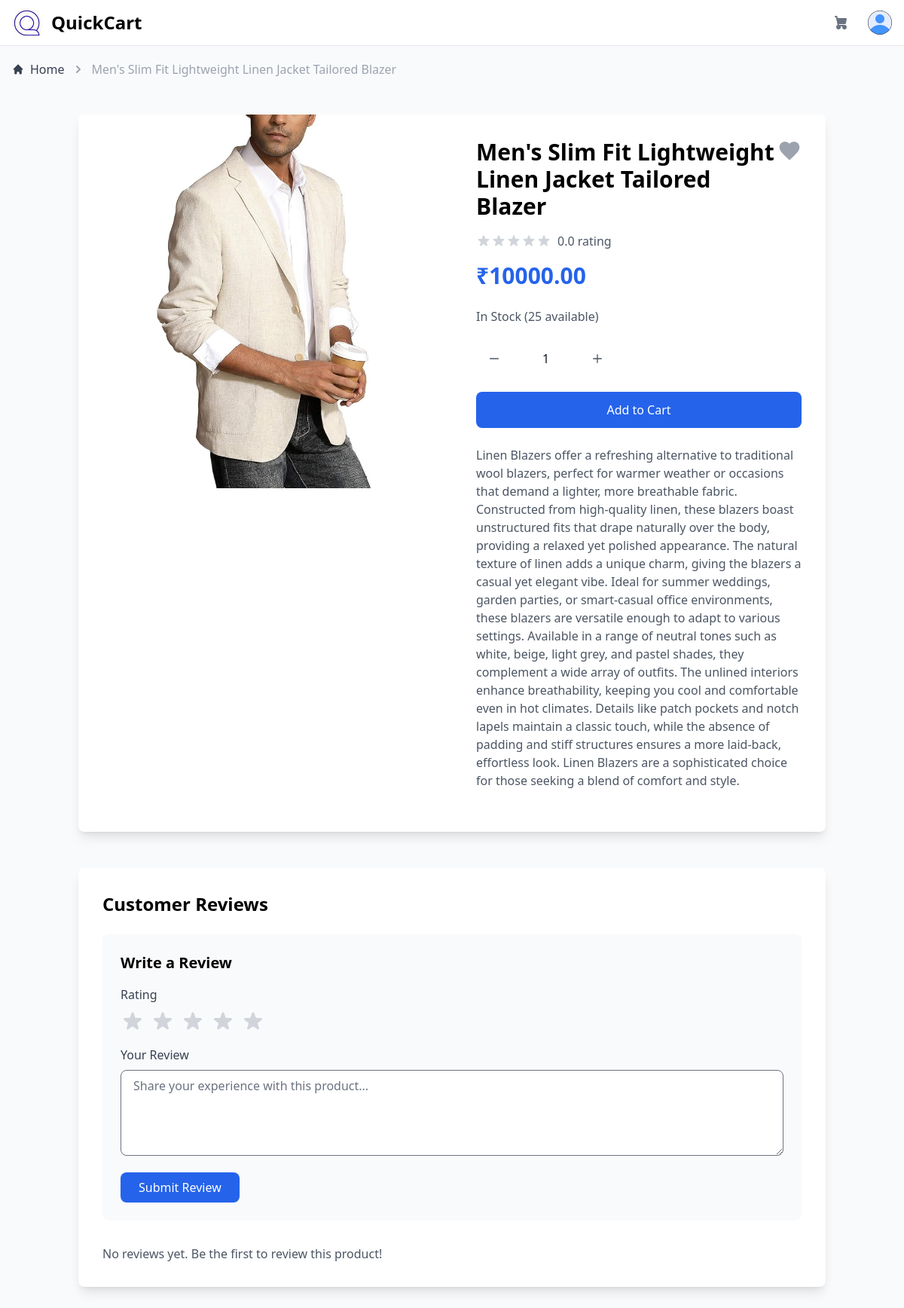
/product/48 (signed in), run on the app's committed database.
### app.py (models this page shows)
class Product(db.Model):
    __tablename__ = "product"
    id = db.Column(db.Integer, primary_key=True)
    name = db.Column(db.String(200), nullable=False)
    description = db.Column(db.Text, nullable=False)
    price = db.Column(db.Float, nullable=False)
    category = db.Column(db.String(100), nullable=False)
    rating = db.Column(db.Float, default=0)
    stock = db.Column(db.Integer, default=0)
    image = db.Column(db.String(150), nullable=True)
    created_at = db.Column(db.DateTime, default=datetime.now(timezone("Asia/Kolkata")))
    earning = db.Column(db.Float, default=0)
    supplier_id = db.Column(
        db.Integer, db.ForeignKey("user_database.id"), nullable=False
    )
    reviews = db.relationship("Review", backref="product", lazy=True)
    cart_items = db.relationship("CartItem", backref="product", lazy=True)

### app.py (the view)
@app.route("/product/<int:product_id>")
def product_page(product_id):
    product = Product.query.get_or_404(product_id)
    min_price = db.session.query(func.min(Product.price)).scalar() or 0
    max_price = db.session.query(func.max(Product.price)).scalar() or 10000
    wishlist = []
    if current_user.is_authenticated:
        wishlist = [item.product_id for item in Wishlist.query.filter_by(user_id=current_user.id).all()]
    reviews = Review.query.filter_by(product_id=product_id).order_by(Review.created_at.desc()).all()
    has_purchased = False
    has_reviewed = False
    if current_user.is_authenticated:
        has_purchased = db.session.query(Order).join(OrderItem).filter(
            Order.user_id == current_user.id,
            OrderItem.product_id == product_id,
            Order.status == "Completed"
        ).first() is not None
        has_reviewed = Review.query.filter_by(
            user_id=current_user.id,
            product_id=product_id
        ).first() is not None
    return render_template("product_page.html",
                         product=product,
                         user=current_user,
                         min_price=min_price,
                         max_price=max_price,
                         wishlist=wishlist,
                         reviews=reviews,
                         has_purchased=has_purchased,
                         has_reviewed=has_reviewed)

### app.py (called while the page is built)
@login_manager.user_loader
def load_user(user_id):
    return UserDatabase.query.get(int(user_id))

@app.context_processor
def inject_cart_data():
    cart_items = []
    cart_count = 0
    if current_user.is_authenticated:
        cart_items = CartItem.query.filter_by(user_id=current_user.id).all()
        cart_count = sum(item.quantity for item in cart_items)
    return dict(cart_items=cart_items, cart_count=cart_count)

### templates/product_page.html (shortened to what this page needs)
{% extends "layout.html" %}
{% block content %}
<div class="container mx-auto px-4 py-8">
    <div class="bg-white rounded-lg shadow-lg overflow-hidden dark:bg-gray-800">
        <div class="md:flex">
            <div class="md:w-1/2">
                <div class="relative aspect-square">
                    {% if product.image %}
                    <img src="{{ url_for('static', filename='dist/product_images/' + product.image) }}"
                         alt="{{ product.name }}"
                         class="absolute inset-0 w-full h-full object-contain bg-white">
                    {% else %}
                    <img src="{{ url_for('static', filename='images/placeholder.png') }}"
                         alt="No image"
                         class="absolute inset-0 w-full h-full object-contain bg-white">
                    {% endif %}
                </div>
            </div>
            <div class="md:w-1/2 p-8">
                <div class="flex justify-between items-start mb-4">
                    <h1 class="text-3xl font-bold dark:text-white">{{ product.name }}</h1>
                    <button onclick="toggleWishlist({{ product.id }})"
                            data-wishlist-btn="{{ product.id }}"
                            class="focus:outline-none">
                        <svg class="w-8 h-8 {% if product.id in wishlist %}text-red-500{% else %}text-gray-400{% endif %} hover:text-red-500 transition-colors"
                             fill="currentColor"
                             viewBox="0 0 24 24">
                            <path d="M12 21.35l-1.45-1.32C5.4 15.36 2 12.28 2 8.5 2 5.42 4.42 3 7.5 3c1.74 0 3.41.81 4.5 2.09C13.09 3.81 14.76 3 16.5 3 19.58 3 22 5.42 22 8.5c0 3.78-3.4 6.86-8.55 11.54L12 21.35z"/>
                        </svg>
                    </button>
                </div>
                <div class="flex items-center mb-4">
                    <div class="flex items-center">
                        <span class="ml-2 text-gray-600 dark:text-gray-400">{{ "%.1f"|format(product.rating) }} rating</span>
                    </div>
                </div>
                <div class="text-3xl font-bold text-primary-600 mb-6">
                    ₹{{ "%.2f"|format(product.price) }}
                </div>
                <div class="mb-6">
                    <span class="text-gray-600 dark:text-gray-400">
                        {% if product.stock > 0 %}
                            In Stock ({{ product.stock }} available)
                        {% else %}
                            Out of Stock
                        {% endif %}
                    </span>
                </div>
                <div class="flex items-center space-x-4 mb-6">
                    <button onclick="updateQuantity({{ product.id }}, -1, {{ product.stock }})"
                            class="px-4 py-2 text-gray-600 hover:bg-gray-50 rounded-l-lg transition-colors">
                        <svg class="w-4 h-4" fill="none" stroke="currentColor" viewBox="0 0 24 24">
                            <path stroke-linecap="round" stroke-linejoin="round" stroke-width="2" d="M20 12H4"></path>
                        </svg>
                    </button>
                    <span class="px-6 py-2 font-medium text-gray-900" id="quantity-{{ product.id }}">
                        {{ product.quantity if product.quantity is defined else 1 }}
                    </span>
                    <button onclick="updateQuantity({{ product.id }}, 1, {{ product.stock }})"
                            class="px-4 py-2 text-gray-600 hover:bg-gray-50 rounded-r-lg transition-colors">
                        <svg class="w-4 h-4" fill="none" stroke="currentColor" viewBox="0 0 24 24">
                            <path stroke-linecap="round" stroke-linejoin="round" stroke-width="2" d="M12 4v16m8-8H4"></path>
                        </svg>
                    </button>
                </div>
                <button onclick="addToCart({{ product.id }})"
                        class="w-full bg-primary-600 text-white px-6 py-3 rounded-lg hover:bg-primary-700 transition-colors disabled:bg-gray-400 disabled:cursor-not-allowed">
                    {% if product.stock > 0 %}
                        Add to Cart
                    {% else %}
                        Out of Stock
                    {% endif %}
                </button>
                <br><br>
                <p class="text-gray-600 dark:text-gray-400 mb-6">
                    {{ product.description }}
                </p>
            </div>
        </div>
    </div>
    <div class="mt-12 bg-white rounded-lg shadow-lg overflow-hidden dark:bg-gray-800 p-8">
        <h2 class="text-2xl font-bold mb-6 dark:text-white">Customer Reviews</h2>
        {% if has_purchased and not has_reviewed %}
        <div class="mb-8 p-6 bg-gray-50 dark:bg-gray-700 rounded-lg">
            <h3 class="text-xl font-semibold mb-4 dark:text-white">Write a Review</h3>
            <form action="{{ url_for('add_review', product_id=product.id) }}" method="POST" class="space-y-4">
                <div>
                    <label class="block text-gray-700 dark:text-gray-300 mb-2">Rating</label>
                    <div class="flex space-x-2">
                        {% for i in range(1, 6) %}
                        <label class="cursor-pointer">
                        </label>
                        {% endfor %}
                    </div>
                </div>
                <div>
                    <label class="block text-gray-700 dark:text-gray-300 mb-2">Your Review</label>
                    <textarea name="comment"
                              rows="4"
                              class="w-full px-4 py-2 border rounded-lg focus:ring-2 focus:ring-primary-500 dark:bg-gray-600 dark:border-gray-500 dark:text-white"
                              placeholder="Share your experience with this product..."></textarea>
                </div>
                <button type="submit"
                        class="bg-primary-600 text-white px-6 py-2 rounded-lg hover:bg-primary-700 transition-colors">
                    Submit Review
                </button>
            </form>
        </div>
        {% endif %}
        {% if reviews %}
        <div class="space-y-6">
            {% for review in reviews %}
            <div class="border-b dark:border-gray-700 pb-6 last:border-b-0">
                <div class="flex items-center justify-between mb-2">
                    <div class="flex items-center space-x-2">
                        <div class="flex">
                            {% for _ in range(5) %}
                                {% if loop.index <= review.rating %}
                                    <svg class="w-5 h-5 text-yellow-300" fill="currentColor" viewBox="0 0 20 20">
                                        <path d="M9.049 2.927c.3-.921 1.603-.921 1.902 0l1.07 3.292a1 1 0 00.95.69h3.462c.969 0 1.371 1.24.588 1.81l-2.8 2.034a1 1 0 00-.364 1.118l1.07 3.292c.3.921-.755 1.688-1.54 1.118l-2.8-2.034a1 1 0 00-1.175 0l-2.8 2.034c-.784.57-1.838-.197-1.539-1.118l1.07-3.292a1 1 0 00-.364-1.118L2.98 8.72c-.783-.57-.38-1.81.588-1.81h3.461a1 1 0 00.951-.69l1.07-3.292z"></path>
                                    </svg>
                                {% else %}
                                    <svg class="w-5 h-5 text-gray-300" fill="currentColor" viewBox="0 0 20 20">
                                        <path d="M9.049 2.927c.3-.921 1.603-.921 1.902 0l1.07 3.292a1 1 0 00.95.69h3.462c.969 0 1.371 1.24.588 1.81l-2.8 2.034a1 1 0 00-.364 1.118l1.07 3.292c.3.921-.755 1.688-1.54 1.118l-2.8-2.034a1 1 0 00-1.175 0l-2.8 2.034c-.784.57-1.838-.197-1.539-1.118l1.07-3.292a1 1 0 00-.364-1.118L2.98 8.72c-.783-.57-.38-1.81.588-1.81h3.461a1 1 0 00.951-.69l1.07-3.292z"></path>
                                    </svg>
                                {% endif %}
                            {% endfor %}
                        </div>
                        <span class="text-gray-600 dark:text-gray-400">by {{ review.user.first_name }}</span>
                    </div>
                    <span class="text-sm text-gray-500 dark:text-gray-400">
                        {{ review.created_at.strftime('%B %d, %Y') }}
                    </span>
                </div>
                <p class="text-gray-700 dark:text-gray-300">{{ review.comment }}</p>
            </div>
            {% endfor %}
        </div>
        {% else %}
        <p class="text-gray-600 dark:text-gray-400">No reviews yet. Be the first to review this product!</p>
        {% endif %}
    </div>
</div>
{% endblock %}

### templates/layout.html (shortened to what this page needs)
<!DOCTYPE html>
<html lang="en">
  <head>
    <link href="https://cdnjs.cloudflare.com/ajax/libs/flowbite/2.3.0/flowbite.min.css" rel="stylesheet" />
    <link
      rel="stylesheet"
      href="{{url_for('static',filename='dist/css/output.css')}}"
    />
  </head>
  <body>
    <div class="antialiased bg-gray-50 dark:bg-gray-900">
      {% include 'components/navbar.html' %}
      <main class="p-4 {% if not request.endpoint == 'product_page' %}md:ml-72{% endif %} h-auto pt-20">
        {% if request.endpoint == 'product_page' %}
        <nav class="flex mb-4" aria-label="Breadcrumb">
          <ol class="inline-flex items-center space-x-1 md:space-x-2">
            <li class="inline-flex items-center">
              <a href="{{ url_for('home') }}" class="inline-flex items-center text-gray-700 hover:text-primary-600 dark:text-gray-300 dark:hover:text-white">
                <svg class="w-4 h-4 mr-2" fill="currentColor" viewBox="0 0 20 20" xmlns="http://www.w3.org/2000/svg">
                  <path d="M10.707 2.293a1 1 0 00-1.414 0l-7 7a1 1 0 001.414 1.414L4 10.414V17a1 1 0 001 1h2a1 1 0 001-1v-2a1 1 0 011-1h2a1 1 0 011 1v2a1 1 0 001 1h2a1 1 0 001-1v-6.586l.293.293a1 1 0 001.414-1.414l-7-7z"></path>
                </svg>
                Home
              </a>
            </li>
            <li aria-current="page">
              <div class="flex items-center">
                <svg class="w-5 h-5 text-gray-400" fill="currentColor" viewBox="0 0 20 20" xmlns="http://www.w3.org/2000/svg">
                  <path fill-rule="evenodd" d="M7.293 14.707a1 1 0 010-1.414L10.586 10 7.293 6.707a1 1 0 011.414-1.414l4 4a1 1 0 010 1.414l-4 4a1 1 0 01-1.414 0z" clip-rule="evenodd"></path>
                </svg>
                <span class="ml-1 text-gray-400 md:ml-2 dark:text-gray-500">{{ product.name }}</span>
              </div>
            </li>
          </ol>
        </nav>
        {% endif %}
        <div>{% block content %}{% endblock %}</div>
      </main>
    </div>
  </body>
</html>

### data on the page
Product: name "Men's Slim Fit Lightweight Linen Jacket Tailored Blazer", image (picture), rating "0.0", price "10000.00", stock "25", description "Linen Blazers offer a refreshing alternative to traditional wool blazers, perfect for warmer weather or occasions that demand a lighter, more breathable fabric. Constructed from high-quality linen, these blazers boast unstructured fits that drape naturally over the body, providing a relaxed yet polished appearance. The natural texture of linen adds a unique charm, giving the blazers a casual yet elegant vibe. Ideal for summer weddings, garden parties, or smart-casual office environments, these blazers are versatile enough to adapt to various settings. Available in a range of neutral tones such as white, beige, light grey, and pastel shades, they complement a wide array of outfits. The…"

### other printed values
{{ product.quantity if product.quantity is defined else 1 }} "1"
